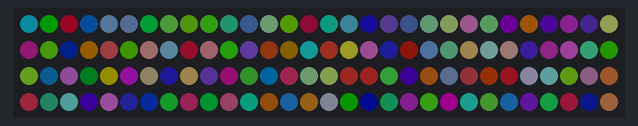
A sketch run on a simulated Arduino Uno, built with avr-gcc and run on an emulated ATmega328P. Parts: 120 RGB LEDs in strip order, left to right, continuing on the next row. Dim RGB values are drawn brighter than linear; random numbers use the default seed unless the sketch sets one.

Above: at 0.14 s.
At 3.89 s:
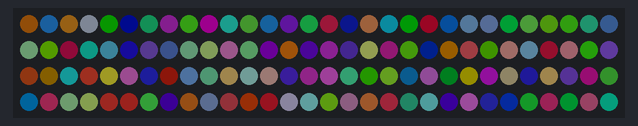
At 7.87 s:
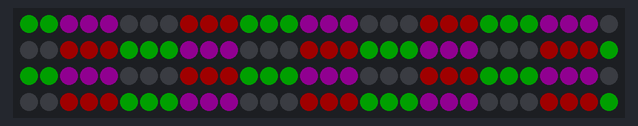
At 13.51 s:
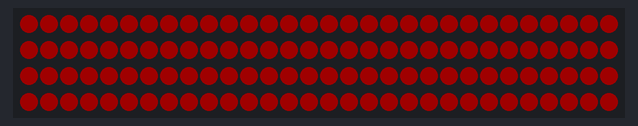
At 14.34 s:
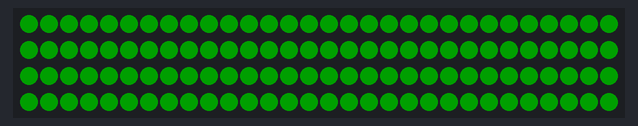
At 15.58 s:
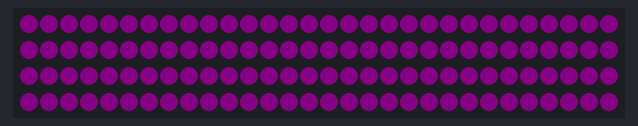

Measured:
- by itself, everything shown: repeats every 15.9 s, in 76 steps

The sketch:

adafruit_neopixel.ino
```cpp
#include <Adafruit_NeoPixel.h>
#include <time.h>
#include <stdlib.h>

#define PIN 6
#define LEDNUM 120

// Parameter 1 = number of pixels in strip
// Parameter 2 = Arduino pin number (most are valid)
// Parameter 3 = pixel type flags, add together as needed:
//   NEO_KHZ800  800 KHz bitstream (most NeoPixel products w/WS2812 LEDs)
//   NEO_KHZ400  400 KHz (classic 'v1' (not v2) FLORA pixels, WS2811 drivers)
//   NEO_GRB     Pixels are wired for GRB bitstream (most NeoPixel products)
//   NEO_RGB     Pixels are wired for RGB bitstream (v1 FLORA pixels, not v2)
//   NEO_RGBW    Pixels are wired for RGBW bitstream (NeoPixel RGBW products)
Adafruit_NeoPixel strip = Adafruit_NeoPixel(LEDNUM, PIN, NEO_GRB + NEO_KHZ800);

// IMPORTANT: To reduce NeoPixel burnout risk, add 1000 uF capacitor across
// pixel power leads, add 300 - 500 Ohm resistor on first pixel's data input
// and minimize distance between Arduino and first pixel.  Avoid connecting
// on a live circuit...if you must, connect GND first.

void setup() {
  strip.begin();
  strip.show(); // Initialize all pixels to 'off'
}

void loop() {
  // Each NeoPixel can draw up to 60mA when displaying bright
  // white (red AND green AND blue LEDs at full brightness).
  // Care should be taken to ensure average current drawn from
  // the Bean+ battery is less than 600mA when using the NeoPixel strip.

  // We set the brightness to 32 here to minimize current draw.
  //colorWipe(strip.Color(0, 32, 0), 50); // Green
  //colorWipeReverse(strip.Color(0, 0, 0), 50); // Turn off LEDs
  //staticRand();
  //randSweep();
  //lightSweep();
  //repeat();
  staticRand();
  more_steps(32, 200);
  repeatColors();
  more_steps(32, 200);
  blink(32, 0, 0, 2, 200);
  blink(0, 32, 0, 2, 200);
  blink(8, 0, 8, 2, 200);
}

void blink(uint16_t r, uint16_t g, uint16_t b, uint16_t n, uint32_t t) {
  uint16_t i;

  for (i = 0; i < n; i++) {
    setAll(r, g, b);
    delay(t);
    setAll(0, 0, 0);
    delay(t);
  }
}

void setAll(uint16_t r, uint16_t g, uint16_t b) {
  uint16_t i;

  for (i = 0; i < LEDNUM; i++) {
    strip.setPixelColor(i, strip.Color(r, g, b));
  }
  strip.show();
}

void more_steps(uint16_t n, uint32_t t) {
  uint16_t i;

  for (i = 0; i < n; i++) {
    delay(t);
    step();
  }
}

void step(void) {
  uint16_t i;
  uint32_t prv, cur;

  prv = strip.getPixelColor(LEDNUM - 1);
  for (i = 0; i < LEDNUM; i++) {
    cur = strip.getPixelColor(i);
    strip.setPixelColor(i, prv);
    prv = cur;
  }
  strip.show();
}

void repeatColors(void) {
  uint16_t i;

  for (i = 0; i < LEDNUM / 12; i++) {
    strip.setPixelColor(i*12 + 0, strip.Color(0, 0, 0));
    strip.setPixelColor(i*12 + 1, strip.Color(0, 0, 0));
    strip.setPixelColor(i*12 + 2, strip.Color(0, 0, 0));

    strip.setPixelColor(i*12 + 3, strip.Color(32, 0, 0));
    strip.setPixelColor(i*12 + 4, strip.Color(32, 0, 0));
    strip.setPixelColor(i*12 + 5, strip.Color(32, 0, 0));
    strip.setPixelColor(i*12 + 6, strip.Color(0, 32, 0));
    strip.setPixelColor(i*12 + 7, strip.Color(0, 32, 0));
    strip.setPixelColor(i*12 + 8, strip.Color(0, 32, 0));

    strip.setPixelColor(i*12 + 9, strip.Color(16, 0, 16));
    strip.setPixelColor(i*12 + 10, strip.Color(16, 0, 16));
    strip.setPixelColor(i*12 + 11, strip.Color(16, 0, 16));
    /*
    switch (i % 4) {
    case 0:
      strip.setPixelColor(i*12 + 0, strip.Color(0, 0, 0));
      strip.setPixelColor(i*12 + 1, strip.Color(0, 0, 0));
      strip.setPixelColor(i*12 + 2, strip.Color(0, 0, 0));
      break;
    case 1:
      strip.setPixelColor(i*12 + 3, strip.Color(32, 0, 0));
      strip.setPixelColor(i*12 + 4, strip.Color(32, 0, 0));
      strip.setPixelColor(i*12 + 5, strip.Color(32, 0, 0));
      break;
    case 2:
      strip.setPixelColor(i*12 + 6, strip.Color(0, 32, 0));
      strip.setPixelColor(i*12 + 7, strip.Color(0, 32, 0));
      strip.setPixelColor(i*12 + 8, strip.Color(0, 32, 0));
      break;
    case 3:
      strip.setPixelColor(i*12 + 9, strip.Color(16, 0, 16));
      strip.setPixelColor(i*12 + 10, strip.Color(16, 0, 16));
      strip.setPixelColor(i*12 + 11, strip.Color(16, 0, 16));
      break;
    }
    */
  }

  strip.show();
}

void lightSweep(void) {
  uint16_t i;
  uint32_t now, prv;

  for (i = 0; i < LEDNUM; i++) {
    strip.setPixelColor(i, strip.Color(0, 0, 0));
  }

  strip.setPixelColor(0, strip.Color(0, 0, 0));
  strip.setPixelColor(1, strip.Color(32, 0, 0));
  strip.setPixelColor(2, strip.Color(0, 32, 0));
  strip.setPixelColor(3, strip.Color(16, 0, 16));
  strip.show();

  for (i = 1; i < LEDNUM - 1; i++) {
    now = strip.getPixelColor(i + 1);
    strip.setPixelColor(i, strip.Color(0, 0, 0));
    strip.setPixelColor(i + 1, now);
    strip.show();
    delay(2000);
  }
}

void randSweep(void) {
  uint16_t i;

  for (i = 0; i < strip.numPixels(); i++) {
    strip.setPixelColor(i, strip.Color(rand() % 32, rand() % 32, rand() % 32));
  }
  strip.show();

  for (i = 0; i < strip.numPixels(); i += 3) {
    strip.setPixelColor(i, strip.Color(0, 0, 0));
    strip.setPixelColor(i + 1, strip.Color(0, 0, 0));
    strip.setPixelColor(i + 2, strip.Color(0, 0, 0));
    strip.show();
    delay(100);
    strip.setPixelColor(i, strip.Color(rand() % 32, rand() % 32, rand() % 32));
    strip.setPixelColor(i + 1, strip.Color(rand() % 32, rand() % 32, rand() % 32));
    strip.setPixelColor(i + 2, strip.Color(rand() % 32, rand() % 32, rand() % 32));
    strip.show();
  }
}

void staticRand(void) {
  uint16_t i;
  uint32_t a, b, c;

  srand(time(NULL));
  for (i = 0; i < strip.numPixels(); i++) {
    a = rand() % 32;
    b = rand() % 32;
    c = rand() % 32;
    strip.setPixelColor(i, strip.Color(a, b, c));
  }
  strip.show();
}

// Fill dots one after the other with a color
// Skip every other dot to minimize current draw from the battery on Bean+
void colorWipe(uint32_t c, uint8_t wait) {
  for(uint16_t i=0; i<strip.numPixels(); i=i+2) {
    strip.setPixelColor(i, c);
    strip.show();
    delay(wait);
  }
}

// Fill the dots one after the other with a color
// Skip every other dot to minimize current draw from the battery on Bean+
void colorWipeReverse(uint32_t c, uint8_t wait) {
  for(int16_t i=(strip.numPixels()); i>=0; i=i-2) {
    strip.setPixelColor(i, c);
    strip.show();
    delay(wait);
  }
}
```
